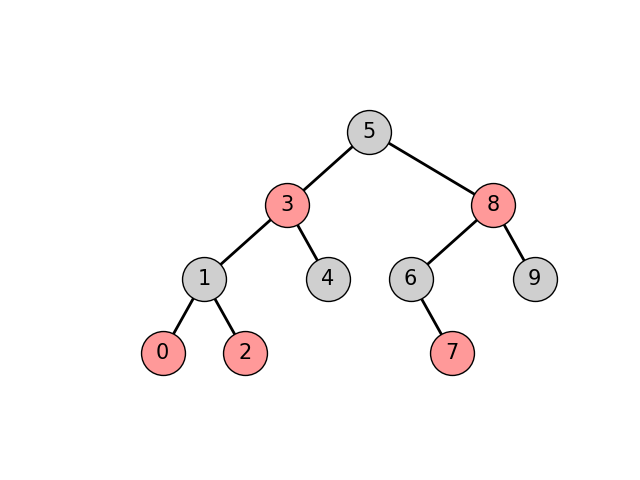

This chart was generated by the following Python code:
#!/usr/bin/python
# -*- coding:utf-8 -*-
# Author : Yam
# Data : 2021/3/2 21:49

# 全局宏定义

RED = 0
BLACK = 1

import matplotlib.pyplot as plt


class Node:
    def __init__(self, value, color=RED, parent=None):
        self.data = value
        self.left = None
        self.right = None
        self.parent = parent
        self.color = color

        # 用于画图的位置信息
        self.x = 0
        self.y = 0

    def __str__(self):
        return "{}(c:{})".format(self.data, self.getColor())

    def info(self):
        return "{}({})'s papa is {}, lc is {}, rc is {}.".format(
            self.data, self.getColor(),
            self.parent.data if self.parent else "None",
            self.left.data if self.left else "None",
            self.right.data if self.right else "None")

    def cc(self):
        """change color"""
        self.color ^= 1

    def getColor(self):
        return "k" if self.color else "r"

    def leftEdge(self):
        if self.left:
            return [self.x, self.left.x], [self.y, self.left.y]
        return None

    def rightEdge(self):
        if self.right:
            return [self.x, self.right.x], [self.y, self.right.y]
        return None


class Tree:
    def __init__(self):
        self.root = None

    def lineorder(self):
        """层序遍历"""
        from collections import deque

        que = deque()
        que.append(self.root)

        while que:
            current = que[0]
            print(current.info())
            if current.left:
                que.append(current.left)
            if current.right:
                que.append(current.right)
            que.popleft()

    def inorder(self, current, nodes=None, height=0):
        if current is None:
            return

        self.inorder(current.left, nodes, height=height + 1)

        # 当前结点的操作
        if nodes:
            nodes["len"] += 1
            current.x = nodes["len"]
            current.y = height
            node = [current.x, current.y, current.data]
            nodes[current.getColor()].append(node)
        else:
            print(current.info())

        self.inorder(current.right, nodes, height=height + 1)

        if nodes:
            if current.left:
                nodes["edges"].append(current.leftEdge())
            if current.right:
                nodes["edges"].append(current.rightEdge())

        return

    def plot(self, save=False, lw=2, s=1000, fontsize=15):
        """画出红黑树图像"""
        nodes = {"len": 0, "k": [], "r": [], "edges": []}
        # 中序遍历获得结点
        self.inorder(self.root, nodes)

        # 打印边
        for x, y in nodes["edges"]:
            plt.plot(x, y, color="k", linewidth=lw, zorder=0)

        # 打印红色结点
        for color in ["r", "k"]:
            colordict = {"r": "#ff9999", "k": "#cfcfcf"}
            for node in nodes[color]:
                plt.scatter(node[0], node[1], s=s, c=colordict[color],
                            alpha=1, edgecolors='k', zorder=2)
                plt.text(node[0], node[1], node[2], c="k", fontsize=fontsize,
                         horizontalalignment='center',
                         verticalalignment='center')

        # 扩大画布
        deepthr = max(nodes["r"], key=lambda x: x[1])
        deepthk = max(nodes["k"], key=lambda x: x[1])
        deepth = max(deepthk, deepthr)[1]
        plt.axis('off')
        plt.xlim((-1, nodes["len"] + 1))
        plt.ylim((deepth + 2, -1))

        if save:
            plt.savefig("./RBTree.png")

        plt.show()


class RBTree(Tree):
    def rotateR(self, N):
        """
        右旋
            P                   P
             \                   \
            --N--               --A--
           /     \    -->      /     \
          A       B           AL      N
         / \                         / \
        AL  AR                      AR  B
        """
        assert N.left, "{} with no left child".format(str(N))

        A = N.left
        A.parent = N.parent
        if not N.parent:  # 如果N的父节点不存在
            self.root = A  # A 是新的根结点
        elif N.parent.left is N:  # N原来是左孩子
            N.parent.left = A
        elif N.parent.right is N:  # N原来是右孩子
            N.parent.right = A

        # 挂上 AR
        if A.right:
            A.right.parent = N
        N.left = A.right

        # A,N父子关系
        N.parent = A
        A.right = N

    def rotateL(self, N):
        """
        左旋
            P                   P
             \                   \
            --N--               --B--
           /     \    -->      /     \
          A       B           N       BR
                 / \         / \
                BL  BR      A  BL    

        """

        assert N.right, "{} with no right child".format(str(N))

        B = N.right
        B.parent = N.parent

        if not N.parent:  # 如果N的父节点不存在
            self.root = B  # A 是新的根结点
        elif N.parent.left is N:  # N原来是左孩子
            N.parent.left = B
        elif N.parent.right is N:  # N原来是右孩子
            N.parent.right = B

        # 挂上 BL
        if B.left:
            B.left.parent = N
        N.right = B.left

        # B, N父子关系
        N.parent = B
        B.left = N

    def insert(self, value):
        """插入操作"""

        new_node = Node(value)

        # 寻找插入位置并插入，用 ptr 指向新插入的结点
        ptr = self.root
        papa = None
        while ptr:
            papa = ptr
            if new_node.data <= papa.data:
                ptr = papa.left
            else:
                ptr = papa.right

        if not papa:
            # papa 为空，没进入while 循环，即根结点为空
            self.root = new_node
            new_node.color = BLACK
            return
        else:
            # 插入结点
            if new_node.data <= papa.data:
                papa.left = new_node
            else:
                papa.right = new_node
            new_node.parent = papa

        self.insert_fixup(new_node)

    def insert_fixup(self, current):
        """调整current（红结点）"""
        papa = current.parent

        # 如果current是红结点，并且papa也是红结点
        while papa and papa.color == RED:
            grandpa = papa.parent

            if grandpa.left is papa:
                #  papa(r) <- grandpa
                uncle = grandpa.right

                if uncle and uncle.color == RED:
                    #  papa(r) <- grandpa -> uncle(r)
                    # 变色
                    papa.cc()
                    uncle.cc()
                    grandpa.cc()
                    current = grandpa
                    continue
                if papa.right is current:
                    #          grandpa(b)
                    #         /       \
                    #    papa(r)     None or Black Node
                    #       \
                    #       current(r)
                    self.rotateL(papa)
                    papa, current = current, papa

                #          grandpa(b)
                #         /       \
                #    papa(r)     None or Black Node
                #      /
                # current(r)
                self.rotateR(grandpa)
                grandpa.cc()
                papa.cc()
                #          papa(b)
                #         /      \
                # current(r)     grandpa(r)

            else:  # grandpa -> papa(r)
                uncle = grandpa.left
                if uncle and uncle.color == RED:
                    # uncle(r) <- grandpa -> papa(r)
                    papa.cc()
                    uncle.cc()
                    grandpa.cc()
                    current = grandpa
                    continue

                if papa.left is current:
                    #    grandpa(b)
                    #   /       \
                    #  ^        papa(r)
                    #           /
                    #      current(r)
                    self.rotateR(papa)
                    papa, current = current, papa
                    #    grandpa(b)
                    #   /       \
                    #  ^        papa(r)
                    #            \
                    #            current(r)

                self.rotateL(grandpa)
                grandpa.cc()
                papa.cc()
                #        papa(b)
                #       /      \
                # grandpa(r)   current(r)
        # 确保根结点是黑色
        self.root.color = BLACK


if __name__ == '__main__':
    rbt = RBTree()

    values = [9, 5, 4, 6, 2, 8, 7, 3, 1, 0]
    for v in values:
        rbt.insert(v)
    rbt.plot(save=True)
